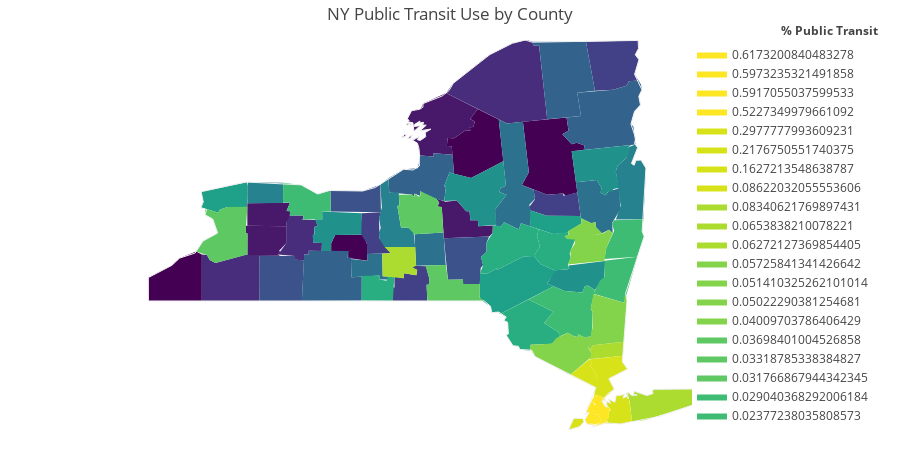

Here is the notebook cell this chart was saved with:
### Markdown cell above
## Mapping

structuring our dataframe in a way that's compatible with figure_factory. For instance, it takes in FIPS data in the form of state_code + county_code. So by renaming our indices to follow that form, we can simply pass the direct index values into the method

### Code cell
fig = ff.create_choropleth(fips=df_ny.fips, 
                           scope=['New York'],
                           values=df_ny.percent_public_transpo, 
                           title='NY Public Transit Use by County', 
                           legend_title='% Public Transit')
fig.layout.template = None
fig.show()
